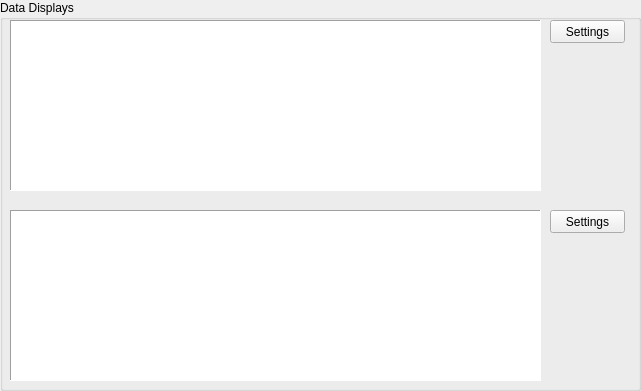
   <widget class="QGroupBox" name="DataBox">
    <property name="geometry">
     <rect>
      <x>360</x>
      <y>330</y>
      <width>641</width>
      <height>391</height>
     </rect>
    </property>
    <property name="title">
     <string>Data Displays</string>
    </property>
    <property name="flat">
     <bool>false</bool>
    </property>
    <property name="checkable">
     <bool>false</bool>
    </property>
    <widget class="QGraphicsView" name="DataD1">
     <property name="geometry">
      <rect>
       <x>10</x>
       <y>20</y>
       <width>531</width>
       <height>171</height>
      </rect>
     </property>
     <property name="toolTip">
      <string>&lt;html&gt;&lt;head&gt;&lt;meta name=&quot;qrichtext&quot; content=&quot;1&quot; /&gt;&lt;style type=&quot;text/css&quot;&gt;
p, li { white-space: pre-wrap; }
&lt;/style&gt;&lt;/head&gt;&lt;body style=&quot; font-family:'MS Shell Dlg 2'; font-size:8.25pt; font-weight:400; font-style:normal;&quot;&gt;
&lt;p style=&quot; margin-top:0px; margin-bottom:0px; margin-left:0px; margin-right:0px; -qt-block-indent:0; text-indent:0px;&quot;&gt;First flexible data display&lt;/p&gt;&lt;/body&gt;&lt;/html&gt;</string>
     </property>
     <property name="frameShape">
      <enum>QFrame::Panel</enum>
     </property>
    </widget>
    <widget class="QGraphicsView" name="DataD2">
     <property name="geometry">
      <rect>
       <x>10</x>
       <y>210</y>
       <width>531</width>
       <height>171</height>
      </rect>
     </property>
     <property name="toolTip">
      <string>&lt;html&gt;&lt;head&gt;&lt;meta name=&quot;qrichtext&quot; content=&quot;1&quot; /&gt;&lt;style type=&quot;text/css&quot;&gt;
p, li { white-space: pre-wrap; }
&lt;/style&gt;&lt;/head&gt;&lt;body style=&quot; font-family:'MS Shell Dlg 2'; font-size:8.25pt; font-weight:400; font-style:normal;&quot;&gt;
&lt;p style=&quot; margin-top:0px; margin-bottom:0px; margin-left:0px; margin-right:0px; -qt-block-indent:0; text-indent:0px;&quot;&gt;Second flexible data display&lt;/p&gt;&lt;/body&gt;&lt;/html&gt;</string>
     </property>
     <property name="frameShape">
      <enum>QFrame::Panel</enum>
     </property>
    </widget>
    <widget class="QPushButton" name="Graph1SetBut">
     <property name="geometry">
      <rect>
       <x>550</x>
       <y>20</y>
       <width>75</width>
       <height>23</height>
      </rect>
     </property>
     <property name="text">
      <string>Settings</string>
     </property>
    </widget>
    <widget class="QPushButton" name="Graph2SetBut">
     <property name="geometry">
      <rect>
       <x>550</x>
       <y>210</y>
       <width>75</width>
       <height>23</height>
      </rect>
     </property>
     <property name="text">
      <string>Settings</string>
     </property>
    </widget>
   </widget>
